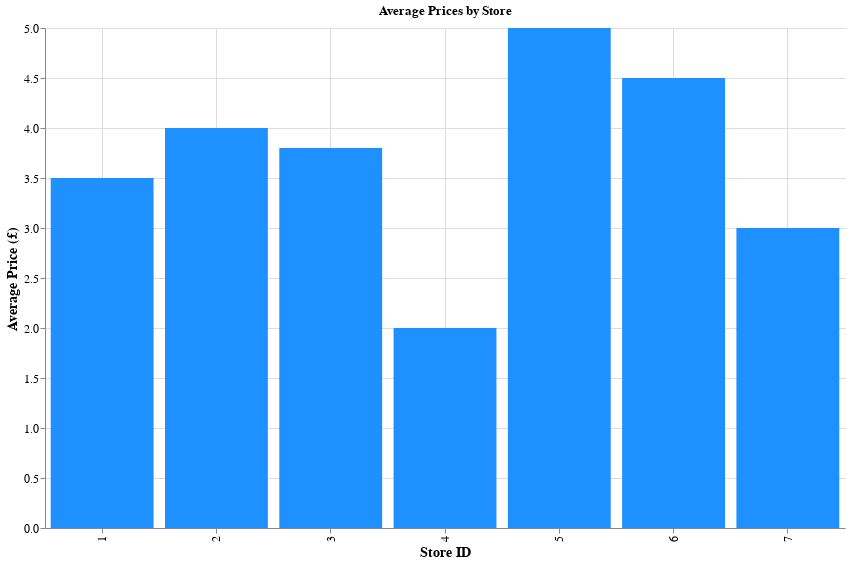

The notebook cell this image was saved under:
### Code cell
import altair as alt

# Assuming `store_prices` is your DataFrame in Colab and contains accurate data

# Create the Altair bar chart with explicit formatting
chart = alt.Chart(store_prices).mark_bar(color='dodgerblue').encode(
    x=alt.X('store_id_y:N', title='Store ID', sort=None),  # Nominal data for Store IDs
    y=alt.Y('price:Q', title='Average Price (£)', axis=alt.Axis(format=".1f")),  # Format y-axis to 1 decimal place
    tooltip=[
        alt.Tooltip('store_id_y:N', title='Store ID'),
        alt.Tooltip('price:Q', title='Average Price (£)', format=".1f")  # Format tooltip to 1 decimal place
    ]
).properties(
    title='Average Prices by Store',
    width=800,                                            # Set the width of the chart
    height=500                                            # Set the height of the chart
).configure_axis(
    grid=True,                                            # Enable grid for y-axis
    labelFontSize=12,                                     # Adjust font size for readability
    titleFontSize=14
).configure_view(
    strokeWidth=0                                         # Remove the border around the chart
)

# Display the chart
chart.show()

### Figure 1 — Vega-Lite specification as saved in the notebook (floating-point values rounded to 4 significant figures)
{"config": {"view": {"continuousWidth": 300, "continuousHeight": 300, "strokeWidth": 0}, "axis": {"grid": true, "labelFontSize": 12, "titleFontSize": 14}}, "data": {"name": "data-9f385acb26cd808d6d75189024e182c3"}, "mark": {"type": "bar", "color": "dodgerblue"}, "encoding": {"tooltip": [{"field": "store_id_y", "title": "Store ID", "type": "nominal"}, {"field": "price", "format": ".1f", "title": "Average Price (£)", "type": "quantitative"}], "x": {"field": "store_id_y", "sort": null, "title": "Store ID", "type": "nominal"}, "y": {"axis": {"format": ".1f"}, "field": "price", "title": "Average Price (£)", "type": "quantitative"}}, "height": 500, "title": "Average Prices by Store", "width": 800, "$schema": "https://vega.github.io/schema/vega-lite/v5.20.1.json", "datasets": {"data-9f385acb26cd808d6d75189024e182c3": [{"store_id_y": "1", "price": 3.5}, {"store_id_y": "2", "price": 4.0}, {"store_id_y": "3", "price": 3.8}, {"store_id_y": "4", "price": 2.0}, {"store_id_y": "5", "price": 5.0}, {"store_id_y": "6", "price": 4.5}, {"store_id_y": "7", "price": 3.0}]}}
